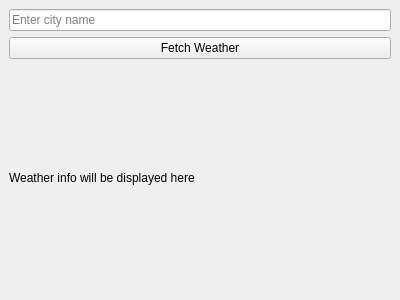
<?xml version="1.0" encoding="UTF-8"?>
<ui version="4.0">
 <class>MainWindow</class>
 <widget class="QMainWindow" name="MainWindow">
  <property name="geometry">
   <rect>
    <x>0</x>
    <y>0</y>
    <width>400</width>
    <height>300</height>
   </rect>
  </property>
  <property name="windowTitle">
   <string>Weather Example</string>
  </property>
  <widget class="QWidget" name="centralwidget">
   <layout class="QVBoxLayout" name="verticalLayout">
    <item>
     <widget class="QLineEdit" name="cityLineEdit">
      <property name="placeholderText">
       <string>Enter city name</string>
      </property>
     </widget>
    </item>
    <item>
     <widget class="QPushButton" name="fetch_B">
      <property name="text">
       <string>Fetch Weather</string>
      </property>
     </widget>
    </item>
    <item>
     <widget class="QLabel" name="weatherLabel">
      <property name="text">
       <string>Weather info will be displayed here</string>
      </property>
     </widget>
    </item>
   </layout>
  </widget>
 </widget>
 <resources/>
 <connections/>
</ui>
